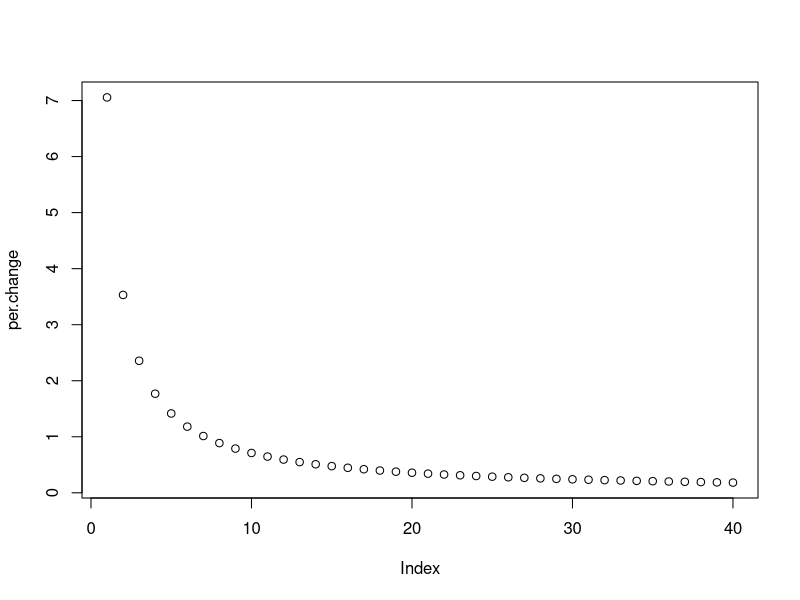
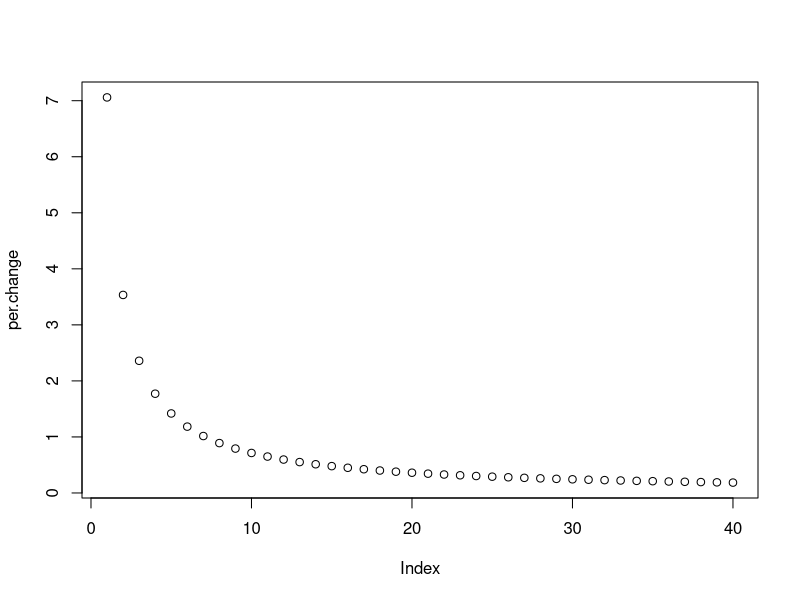
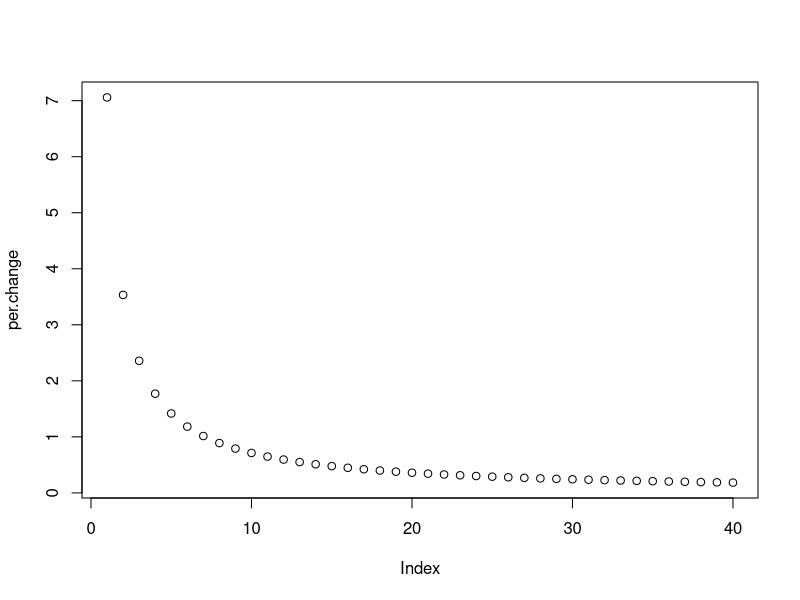
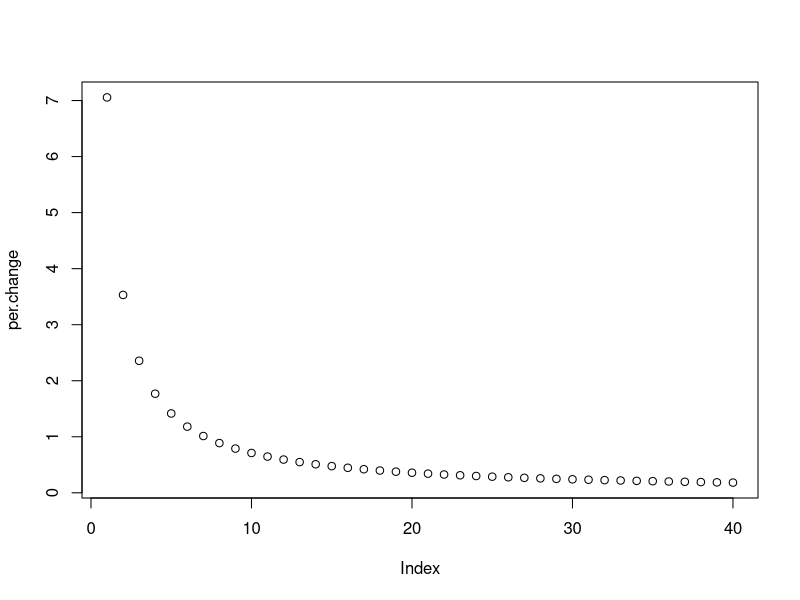
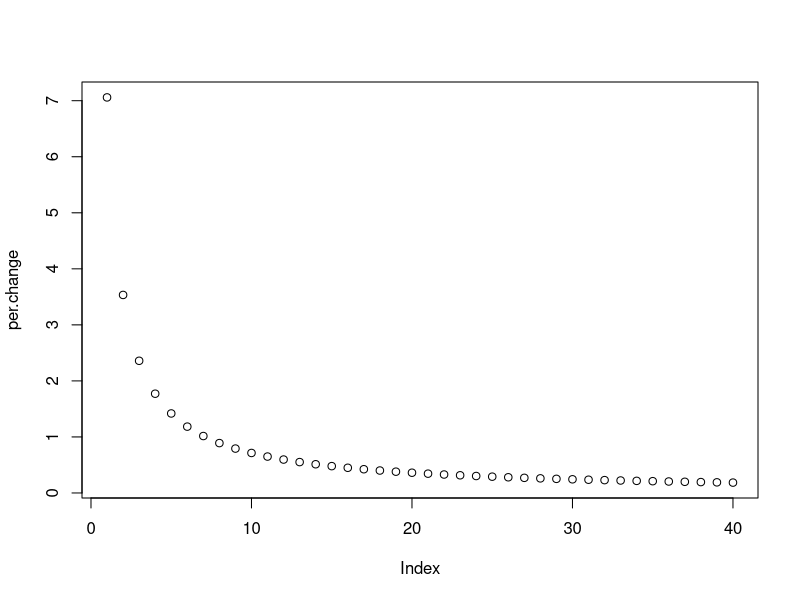
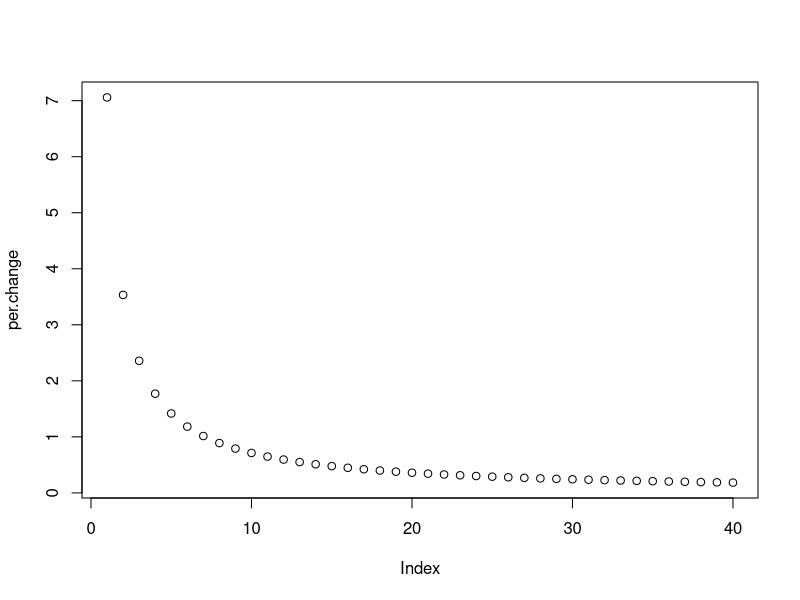

Reproduce these figures in R, in order.
#########################################################
##
## Nonlinear concentraton-response function: Health impact Calculation applying parametric function
##
## Date February 27, 2019
## by Alina Vodonos Zilberg (avodonos@hsph.harvard.edu)
## Version 2 - updated Veronica Southerland 
## Date June, 13, 2019
#########################################################

library(readr)
library(dplyr)
library(foreign)
library(tidyr)

setwd("C:/Users/Veronica Tinney/Google Drive/EDF_shared/Inv_function/")
#########################################################
#### Data frame (df) must contatin the following variables;
# Example data frame.
#Let's say we want to calculate the excess deaths addtibutble to reducing the PM2.5 levels from 'pm2.5_high' to 'pm2.5_low', 
#first we need to compute the average slope between those two concentration points.

# All-cause mortality

df.all <- data.frame(pm2.5_high = c(40, 21.9, 14.9, 9.9, 6.9, 4.9, 3.4, 2.4, 1.4),
                pm2.5_low = c(22,  15, 10, 7, 5, 3.5, 2.5, 1.5, 0.01))

# Those are the parameters from the model
B0 <- 0.0059 #intercept slope
B1 <- 0.0705 # 1/pm2.5 slope
B0var <- 1.408353e-05  #varcov[1,1]
B1var <- 0.002551382  #varcov[2,2]
B0B1cov <- -0.0001884276  #varcov[1,2]

range <- 1:40
per.change <- (B0 + ((1/range*B1))*100)
plot(per.change)

# Area under y (from x = a to x = )  = F(b) -F(a)
#F(pm2.5_high) -F(pm2.5_low) = log(pm2.5_high) - log(pm2.5_low).

df.all$pm2.5_high_log <- log(df.all$pm2.5_high)
df.all$pm2.5_low_log <- log(df.all$pm2.5_low)
df.all$delta_pm <- (df.all$pm2.5_high - df.all$pm2.5_low)

df.all["mean_beta"] <- B0 + (B1 * ((df.all$pm2.5_high_log - df.all$pm2.5_low_log) / df.all$delta_pm ))
df.all["mean_beta_var"] <- B0var + B1var * ((df.all$pm2.5_high_log - df.all$pm2.5_low_log) / df.all$delta_pm ) ^ 2 + 2 * (B0B1cov * (df.all$pm2.5_high_log - df.all$pm2.5_low_log) / df.all$delta_pm)
df.all["mean_beta_var_se"] <- sqrt(df.all$mean_beta_var)
df.all["mean_beta_low"] <- (df.all$mean_beta - (1.96 * df.all$mean_beta_var_se))
df.all["mean_beta_high"] <- (df.all$mean_beta + (1.96 * df.all$mean_beta_var_se))
write.csv(df.all, 'inv.all.csv')

#########################################################

# All-cause mortality ELDERLY

df.eld <- data.frame(pm2.5_high = c(40, 25.9, 15.9, 9.9, 6.9, 4.4, 2.4, 1.4),
                     pm2.5_low = c(26, 16, 10, 7, 4.5, 2.5, 1.5, 0.01))

# Those are the parameters from the model
B0 <- 0.0089 #intercept slope
B1 <- 0.0705 # 1/pm2.5 slope

range <- 1:40
per.change <- (B0 + ((1/range*B1))*100)
plot(per.change)

# Area under y (from x = a to x = )  = F(b) -F(a)
#F(pm2.5_high) -F(pm2.5_low) = log(pm2.5_high) - log(pm2.5_low).

df.eld$pm2.5_high_log <- log(df.eld$pm2.5_high)
df.eld$pm2.5_low_log <- log(df.eld$pm2.5_low)
df.eld$delta_pm <- (df.eld$pm2.5_high - df.eld$pm2.5_low)

df.eld["mean_beta"] <- B0 + (B1 * ((df.eld$pm2.5_high_log - df.eld$pm2.5_low_log) / df.eld$delta_pm ))
write.csv(df.eld, "inv.eld.csv")
#########################################################

# CVD mortality all ages

df.cvd <- data.frame(pm2.5_high = c(40, 26.9, 15.9, 10.9, 7.9, 5.9, 4.4, 3.4, 2.4, 1.4),
                     pm2.5_low = c(27, 16, 11, 8, 6, 4.5, 3.5, 2.5, 1.5, 0.01))

# Those are the parameters from the model
B0 <- 0.0079 #intercept slope
B1 <- 0.0705 # 1/pm2.5 slope

range <- 1:40
per.change <- (B0 + ((1/range*B1))*100)
plot(per.change)

# Area under y (from x = a to x = )  = F(b) -F(a)
#F(pm2.5_high) -F(pm2.5_low) = log(pm2.5_high) - log(pm2.5_low).

df.cvd$pm2.5_high_log <- log(df.cvd$pm2.5_high)
df.cvd$pm2.5_low_log <- log(df.cvd$pm2.5_low)
df.cvd$delta_pm <- (df.cvd$pm2.5_high - df.cvd$pm2.5_low)

df.cvd["mean_beta"] <- B0 + (B1 * ((df.cvd$pm2.5_high_log - df.cvd$pm2.5_low_log) / df.cvd$delta_pm ))
write.csv(df.cvd, "inv.cvd.csv")

#////////////////////////////////////////////////////////////////////////////////////////////////////
#////////////////////////////////////////////////////////////////////////////////////////////////////

#########################################################
##
## Nonlinear concentraton-response function: Health impact Calculation applying parametric function
##
## Date February 27, 2019
## by Alina Vodonos Zilberg (avodonos@hsph.harvard.edu)
## Version 3 - updated Veronica Southerland 
## Date June, 26, 2019
#########################################################

library(readr)
library(dplyr)
library(foreign)
library(tidyr)

setwd("C:/Users/Veronica Tinney/Google Drive/EDF_shared/Inv_function/")
#########################################################
#### Data frame (df) must contatin the following variables;
# Example data frame.
#Let's say we want to calculate the excess deaths addtibutble to reducing the PM2.5 levels from 'pm2.5_high' to 'pm2.5_low', 
#first we need to compute the average slope between those two concentration points.

# All-cause mortality

df.all <- data.frame(pm2.5_high = c(2:40),
                     pm2.5_low = c(1:39))

# Those are the parameters from the model
B0 <- 0.0059 #intercept slope
B1 <- 0.0705 # 1/pm2.5 slope
B0var <- 1.408353e-05  #varcov[1,1]
B1var <- 0.002551382  #varcov[2,2]
B0B1cov <- -0.0001884276  #varcov[1,2]

range <- 1:40
per.change <- (B0 + ((1/range*B1))*100)
plot(per.change)

# Area under y (from x = a to x = )  = F(b) -F(a)
#F(pm2.5_high) -F(pm2.5_low) = log(pm2.5_high) - log(pm2.5_low).

df.all$pm2.5_high_log <- log(df.all$pm2.5_high)
df.all$pm2.5_low_log <- log(df.all$pm2.5_low)
df.all$delta_pm <- (df.all$pm2.5_high - df.all$pm2.5_low)

df.all["mean_beta"] <- B0 + (B1 * ((df.all$pm2.5_high_log - df.all$pm2.5_low_log) / df.all$delta_pm ))
df.all["mean_beta_var"] <- B0var + B1var * ((df.all$pm2.5_high_log - df.all$pm2.5_low_log) / df.all$delta_pm ) ^ 2 + 2 * (B0B1cov * (df.all$pm2.5_high_log - df.all$pm2.5_low_log) / df.all$delta_pm)
df.all["mean_beta_var_se"] <- sqrt(df.all$mean_beta_var)
df.all["mean_beta_low"] <- (df.all$mean_beta - (1.96 * df.all$mean_beta_var_se))
df.all["mean_beta_high"] <- (df.all$mean_beta + (1.96 * df.all$mean_beta_var_se))
write.csv(df.all, 'inv.all.all.csv')

#########################################################

# All-cause mortality ELDERLY

df.eld <- data.frame(pm2.5_high = c(2:40),
                     pm2.5_low = c(1:39))

# Those are the parameters from the model
B0 <- 0.0089 #intercept slope
B1 <- 0.0705 # 1/pm2.5 slope

range <- 1:40
per.change <- (B0 + ((1/range*B1))*100)
plot(per.change)

# Area under y (from x = a to x = )  = F(b) -F(a)
#F(pm2.5_high) -F(pm2.5_low) = log(pm2.5_high) - log(pm2.5_low).

df.eld$pm2.5_high_log <- log(df.eld$pm2.5_high)
df.eld$pm2.5_low_log <- log(df.eld$pm2.5_low)
df.eld$delta_pm <- (df.eld$pm2.5_high - df.eld$pm2.5_low)

df.eld["mean_beta"] <- B0 + (B1 * ((df.eld$pm2.5_high_log - df.eld$pm2.5_low_log) / df.eld$delta_pm ))
write.csv(df.eld, "inv.eld.all.csv")
#########################################################

# CVD mortality all ages

df.cvd <- data.frame(pm2.5_high = c(2:40),
                     pm2.5_low = c(1:39))

# Those are the parameters from the model
B0 <- 0.0079 #intercept slope
B1 <- 0.0705 # 1/pm2.5 slope

range <- 1:40
per.change <- (B0 + ((1/range*B1))*100)
plot(per.change)

# Area under y (from x = a to x = )  = F(b) -F(a)
#F(pm2.5_high) -F(pm2.5_low) = log(pm2.5_high) - log(pm2.5_low).

df.cvd$pm2.5_high_log <- log(df.cvd$pm2.5_high)
df.cvd$pm2.5_low_log <- log(df.cvd$pm2.5_low)
df.cvd$delta_pm <- (df.cvd$pm2.5_high - df.cvd$pm2.5_low)

df.cvd["mean_beta"] <- B0 + (B1 * ((df.cvd$pm2.5_high_log - df.cvd$pm2.5_low_log) / df.cvd$delta_pm ))
write.csv(df.cvd, "inv.cvd.all.csv")

